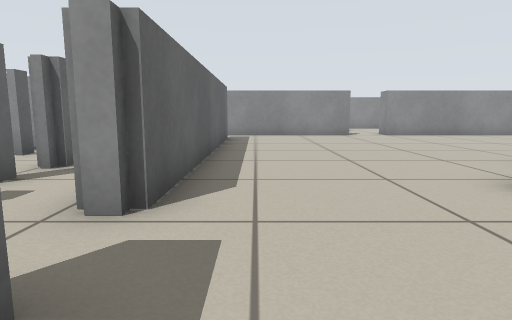
view 1 (above)

16 first-person views from a walk through a Stage world. The camera is 0.5 m above the floor, tilts 8° down and sees 75° across. The lines on the ground mark 1 m squares. The floor is counted in squares, 0.5 m on a side. Each view is taken from the middle of a square. On the plan, view 1 faces up. The plan holds only what a view shows up to about 12 squares ahead; the rest is blank. The place goes on beyond the plan. Robots are left out.

view 2
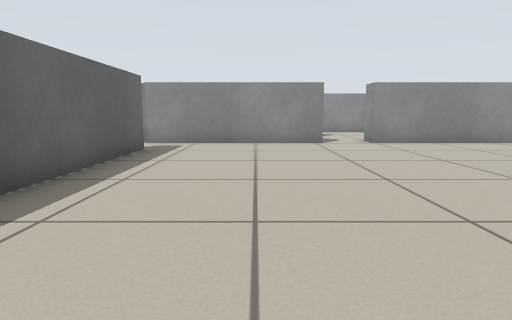

view 3
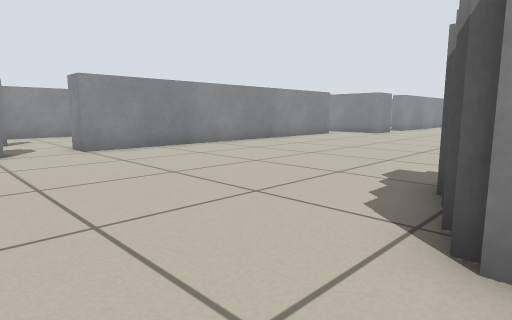

view 4
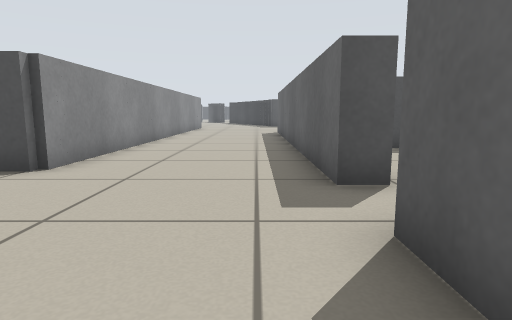

view 5
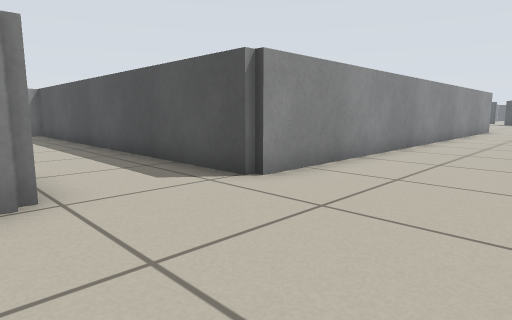

view 6
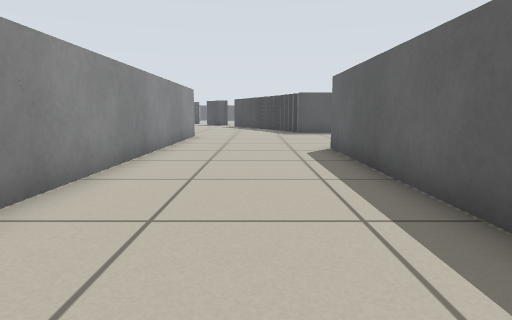

view 7
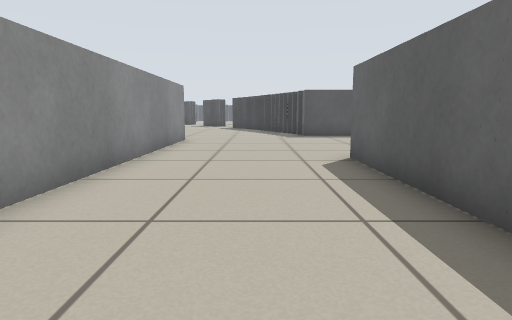

view 8
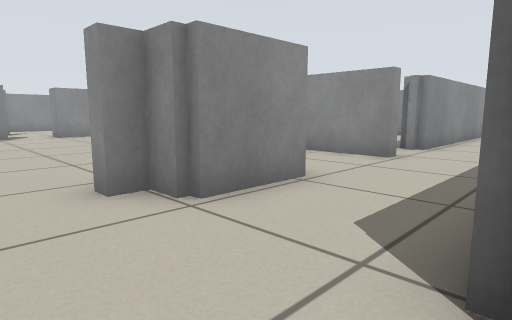

view 9
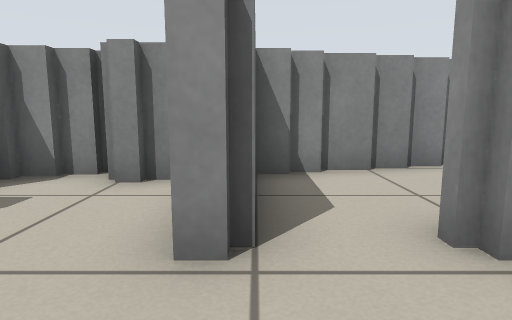

view 10
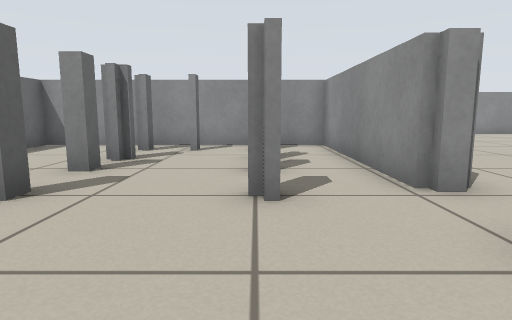

view 11
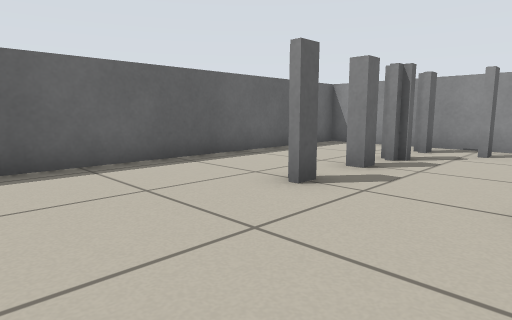

view 12
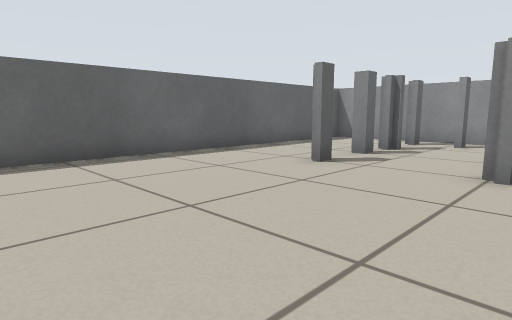

view 13
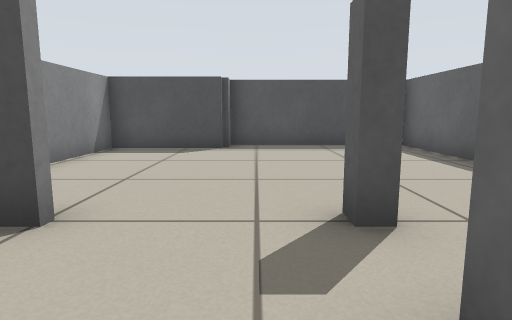

view 14
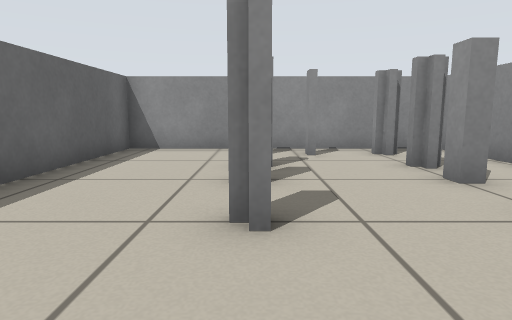

view 15
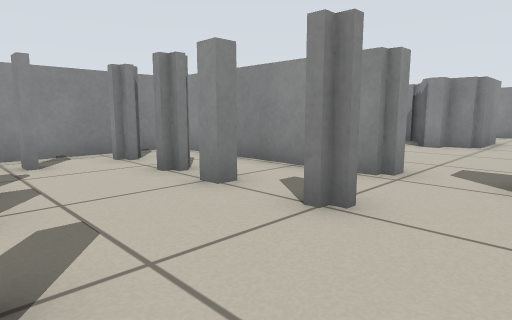

view 16
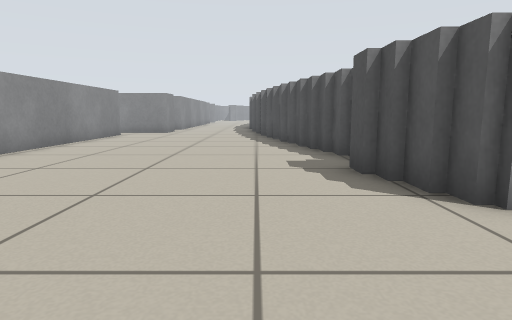

### Floor plan
Key: @ floor where view 1 was taken; # wall or solid block; x gap in a wall; . floor; = window, fence, low wall or low ledge.
Columns run from 11 left of view 1 to 14 right of it. Each row starts with its distance up from view 1.
 20                 ..
 19                 =.
 18                 =.
 17                 ..
 16          =#     .=#
 15          =======.=========
 14           ................
 13           =...............
 12           =...............
 11           =...............
 10 ##########=...............
  9 #==========...............
  8 #...==.=.==............===
  7 #...=....==......=== =#===
  6 #...=..x.==.....=#=====..
  5 #...=..=.==....===..==..
  4 #........==....#  ..==.=
  3 #...=..=.==....===...=.===
  2 #.........................
  1 #........==...............
  0 #........ =@...###########
 -1 #........==....#
 -2 #........==....#
 -3 #........==....#
 -4 # ====####=....#
 -5          #=....#
 -6           =....#
 -7           =....#
 -8           =....#
 -9           =....#
-10           =....#
-11           =....#
-12           =....#
-13           .....#
-14          ......#
-15          ......#
-16          ......#

Positions as (right, up) in squares from view 1, and headings:
1: (0, 0), facing up
2: (2, 4), facing up
3: (3, 6), facing up-right
4: (0, 6), facing down
5: (0, 4), facing down-right
6: (1, -2), facing down
7: (1, -4), facing down
8: (2, 0), facing up-right
9: (10, 1), facing up
10: (-4, -1), facing up
11: (-4, -1), facing up-left
12: (-3, -3), facing up-left
13: (-6, 6), facing down
14: (-7, 0), facing up
15: (-7, 1), facing up-right
16: (2, 9), facing right
